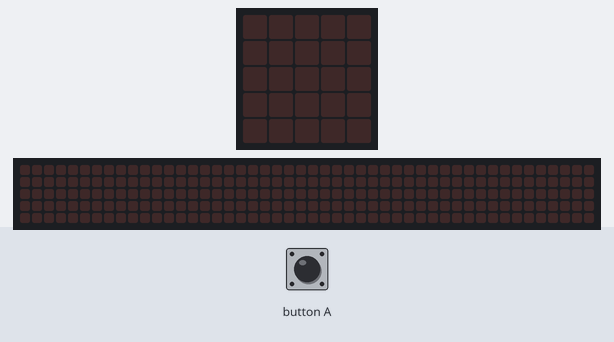
A program run on a simulated BBC micro:bit (MakeCode). On the bench: the board's 5×5 LED display, a strip that is not on the board, showing the scrolling text unrolled. The test bench sets the inputs (shaded band). Random numbers come from a fixed seed; the 48×5 strip is a reading aid, not a part: it shows the text the display is scrolling, unrolled, one strip-width of it at a time.

Above: at 1.2 s.
1.3 s: button A pressed for 0.15 s
At 6.7 s:
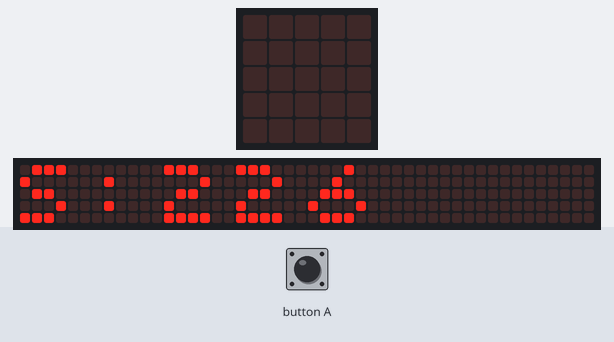
At 7.92 s:
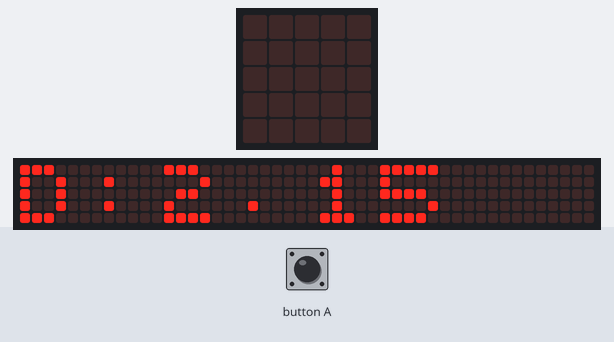

Measured:
- after the input at 1.3 s, the display: changes after 0.15 s (image 1)

The program:

main.ts
```typescript
let max_num = 0
let min_num = 0
let suma_max_min = 0
let division = 0
let rango = 0
let media = 0
input.onButtonPressed(Button.A, function () {
    let sumatoria = 0
let numeros: number[] = []
// Generar 5 números aleatorios entre 0 y 100 y guardarlos en la lista
    for (let index = 0; index < 5; index++) {
        numeros.push(Math.randomRange(0, 100))
    }
    // Asegurarse de que la lista no esté vacía
    if (numeros.length > 0) {
        sumatoria = numeros.reduce((a, b) => a + b, 0)
// Encontrar el número máximo y mínimo
        max_num = numeros[0]
        min_num = numeros[0]
        for (let num of numeros) {
            if (num > max_num) {
                max_num = num
            }
            if (num < min_num) {
                min_num = num
            }
        }
        // Calcular la suma del máximo y el mínimo
        suma_max_min = max_num + min_num
        // Calcular la división entre la sumatoria y la suma del máximo y mínimo
        if (suma_max_min != 0) {
            division = sumatoria / suma_max_min
        } else {
            // Evitar la división por cero
            division = 0
        }
        // Calcular el rango (máximo - mínimo)
        rango = max_num - min_num
        // Calcular la media de los números
        media = sumatoria / numeros.length
        // Mostrar los resultados en la pantalla de la Micro:bit
        basic.showString("S:" + sumatoria)
        basic.pause(1000)
        basic.showString("D:" + Math.round(division * 100) / 100)
        basic.pause(1000)
        basic.showString("R:" + rango)
        basic.pause(1000)
        basic.showString("M:" + Math.round(media * 100) / 100)
    } else {
        basic.showString("Lista vacía")
    }
})
```

test.ts
```typescript
// aquí va el archivo "tests"; esto no se compilará cuando este paquete se utilice como una extensión.
```
